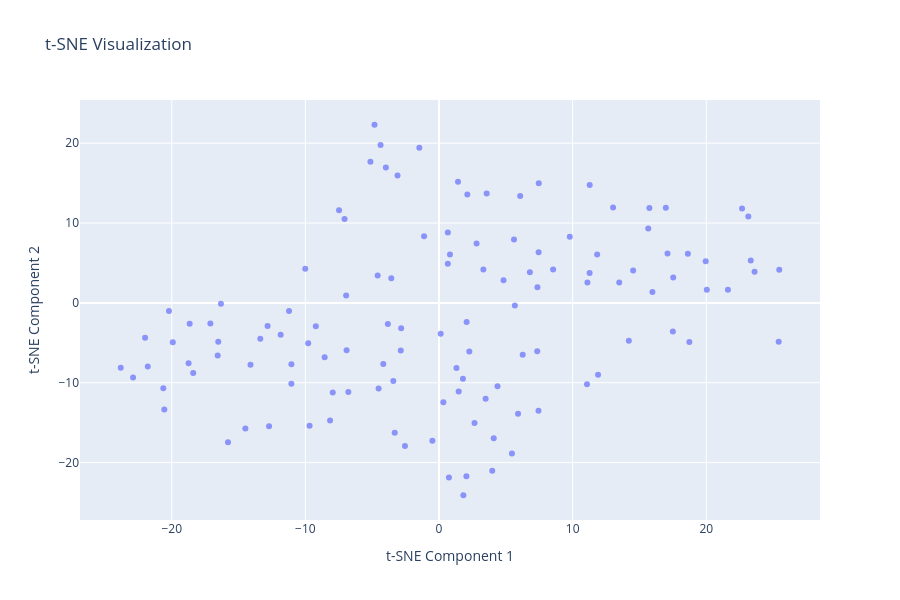
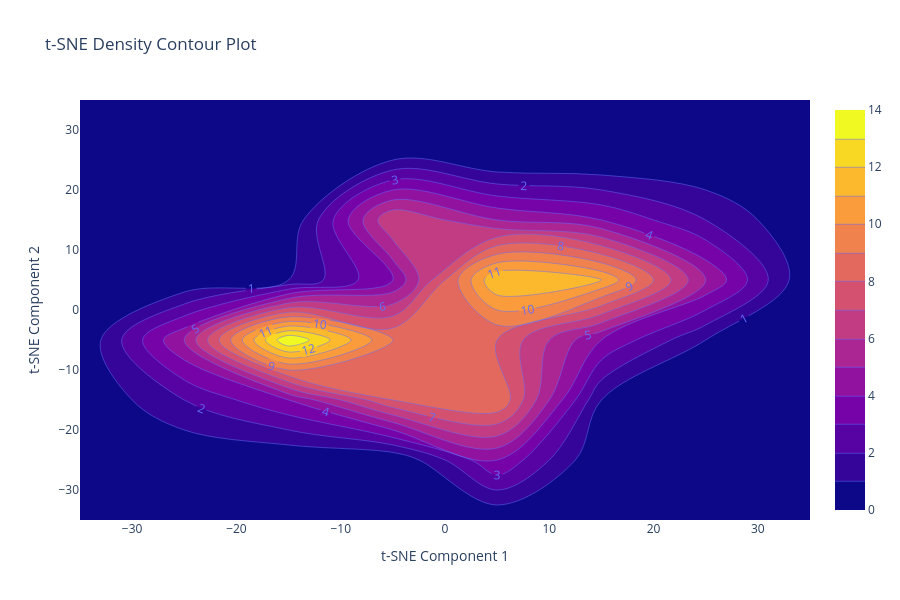

Write notebook code for charts like these, in order.
### Markdown cell above
### Pakai seluruh kolom & tanpa direduksi t-sne

### Code cell
df_result_no_tsne_all, iso_forest_model_no_tsne_all, tsne_model_all = prepare_and_visualize_tsne(df_custom)
